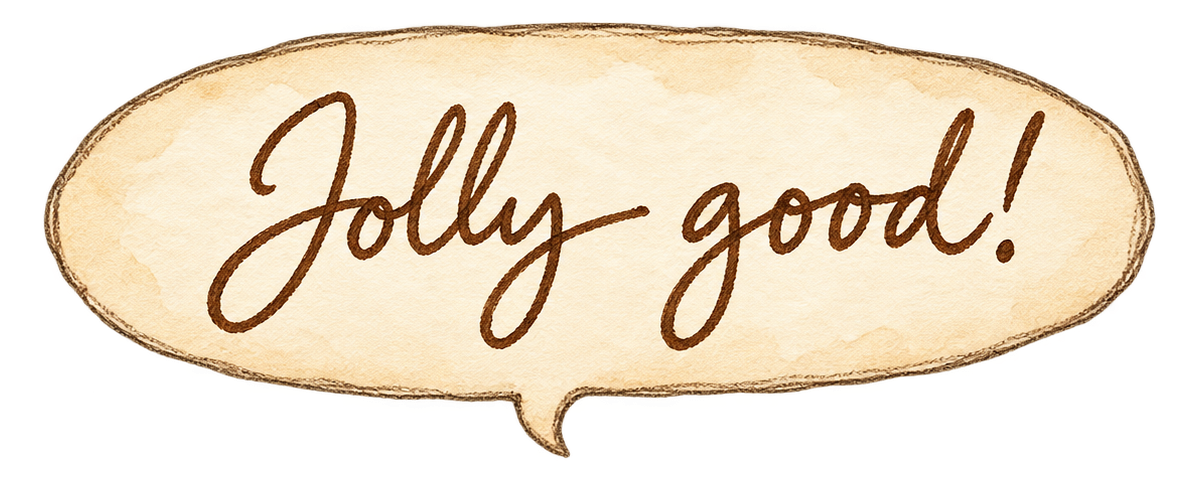
#> input picture design-system/aquarelles/bulle-jolly-good.png, 1200 x 480 px; its folder holds only this picture in this run
$ python bake-contours-cuisine.py
#> lines starting #> are read from the running program, lines starting #| are printed output that depends on the picture; after the words box and inside, x2 and y2 are one past the last pixel; in counts of white or black regions, pixels touching at a corner belong together
#!/usr/bin/env python3
"""Exporte les vrais contours des PNG d'aquarelles en chemins SVG normalisés (aucune image modifiée).

Silhouettes alpha d'abord (12 au maximum), puis quelques lignes intérieures longues issues des
gradients du dessin. Coordonnées normalisées 0..1, trois décimales, 200 points maximum par chemin.
Le runtime les révèle sur l'horloge existante, puis laisse venir les couleurs de l'original.
"""
from __future__ import annotations

import argparse
import json
from pathlib import Path

import numpy as np
from PIL import Image
from scipy import ndimage as ndi
from skimage import filters, measure, morphology

ROOT = Path(__file__).resolve().parents[1]
SOURCE = ROOT / "design-system/aquarelles"
SORTIE = ROOT / "src/components/Aquarelle/contours.json"
MAX_SILHOUETTES = 12
MAX_INTERIEURS = 6
MAX_POINTS = 200


def svg(points: np.ndarray, largeur: int, hauteur: int, ferme: bool) -> str:
    """Points (ligne,colonne) conservés dans leur ordre géométrique, simplifiés à environ un pixel."""
    tolerance = 1.0
    p = measure.approximate_polygon(points, tolerance=tolerance)
    while len(p) > MAX_POINTS:
        tolerance *= 1.25
        p = measure.approximate_polygon(points, tolerance=tolerance)
    if len(p) < 2:
        return ""
    p = np.clip(p / [hauteur, largeur], 0, 1)
    if ferme and np.linalg.norm(p[0] - p[-1]) < 1e-5:
        p = p[:-1]
    if len(p) < 2:
        return ""
    return " ".join(f"{'M' if i == 0 else 'L'}{x:.3f},{y:.3f}" for i, (y, x) in enumerate(p)) + (" Z" if ferme else "")


def silhouette(rgba: np.ndarray) -> list[np.ndarray]:
    alpha = ndi.gaussian_filter(rgba[..., 3].astype(float) / 255, 1.2)
    etiquettes, _ = ndi.label(alpha > .3)
    tailles = np.bincount(etiquettes.ravel())
    garde = tailles >= 40; garde[0] = False
    masque = garde[etiquettes]
    # Une marge d'un pixel ferme même un objet touchant le bord de son fichier.
    contours = [p - 1 for p in measure.find_contours(np.pad(masque, 1).astype(float), .5)]
    contours = [p for p in contours if len(p) >= 12 and np.hypot(*np.diff(p, axis=0).T).sum() >= 30]
    return sorted(contours, key=lambda p: -len(p))[:MAX_SILHOUETTES]


def interieurs(rgba: np.ndarray) -> list[np.ndarray]:
    dedans = ndi.binary_erosion(rgba[..., 3] > 100, iterations=7)
    if dedans.sum() < 100:
        return []
    rgb = rgba[..., :3].astype(float) / 255
    # La couleur hors alpha n'a pas de sens : elle ne doit créer aucun faux trait de découpe.
    peint = rgba[..., 3] > 20
    rgb = np.where(peint[..., None], rgb, rgb[peint].mean(axis=0))
    lisse = ndi.gaussian_filter(rgb, (2.5, 2.5, 0))
    gradient = np.sqrt(sum(ndi.sobel(lisse[..., c], 0) ** 2 + ndi.sobel(lisse[..., c], 1) ** 2 for c in range(3)))
    bas, haut = np.percentile(gradient[dedans], [90, 98])
    if haut < .01:
        return []
    sq = morphology.skeletonize(filters.apply_hysteresis_threshold(gradient, bas, haut) & dedans)
    voisins = np.ones((3, 3), np.uint8); voisins[1, 1] = 0
    degre = ndi.convolve(sq.astype(np.uint8), voisins, mode="constant")
    # Les jonctions séparent les tronçons ; jamais de raccourci reliant deux morceaux éloignés.
    morceaux, n = ndi.label(sq & (degre <= 2), structure=np.ones((3, 3)))
    tailles = np.bincount(morceaux.ravel(), minlength=n + 1)
    chemins = []
    for k in sorted(range(1, n + 1), key=lambda i: -tailles[i]):
        if tailles[k] < 40:
            break
        points = set(zip(*np.nonzero(morceaux == k)))
        voisins_de = lambda q: [(q[0] + dy, q[1] + dx) for dy in (-1, 0, 1) for dx in (-1, 0, 1)
                                if (dy or dx) and (q[0] + dy, q[1] + dx) in points]
        debut = min((p for p in points if len(voisins_de(p)) == 1), default=min(points))
        ligne, vus, p = [], set(), debut
        while p not in vus:
            ligne.append(p); vus.add(p)
            choix = [q for q in voisins_de(p) if q not in vus]
            if not choix:
                break
            p = min(choix)
        if len(ligne) >= 40:
            chemins.append(np.asarray(ligne, float))
        if len(chemins) >= MAX_INTERIEURS:
            break
    return chemins


def chemins(rgba: np.ndarray) -> list[str]:
    h, w = rgba.shape[:2]
    sortie = [svg(p, w, h, True) for p in silhouette(rgba)]
    sortie += [svg(p, w, h, False) for p in interieurs(rgba)]
    return [s for s in sortie if s]


def main() -> int:
    parser = argparse.ArgumentParser(description=__doc__)
    parser.add_argument("--only", help="Noms source séparés par des virgules (acteurs/bol, gateau…).")
    args = parser.parse_args()
    selection = set(args.only.split(",")) if args.only else None
    resultat = json.loads(SORTIE.read_text()) if selection and SORTIE.exists() else {}
    fichiers = sorted(SOURCE.rglob("*.png"))
    for fichier in fichiers:
        nom = fichier.relative_to(SOURCE).with_suffix("").as_posix()
        if selection is not None and nom not in selection:
            continue
        rgba = np.asarray(Image.open(fichier).convert("RGBA"))
#> rgba is the input picture: shape (480, 1200, 4); mean R, G, B, A 144.1, 130.6, 108.9, 153.8
        resultat[f"aquarelles/{nom}"] = chemins(rgba)
#> in silhouette, `etiquettes, _ = ndi.label(alpha > .3)`:
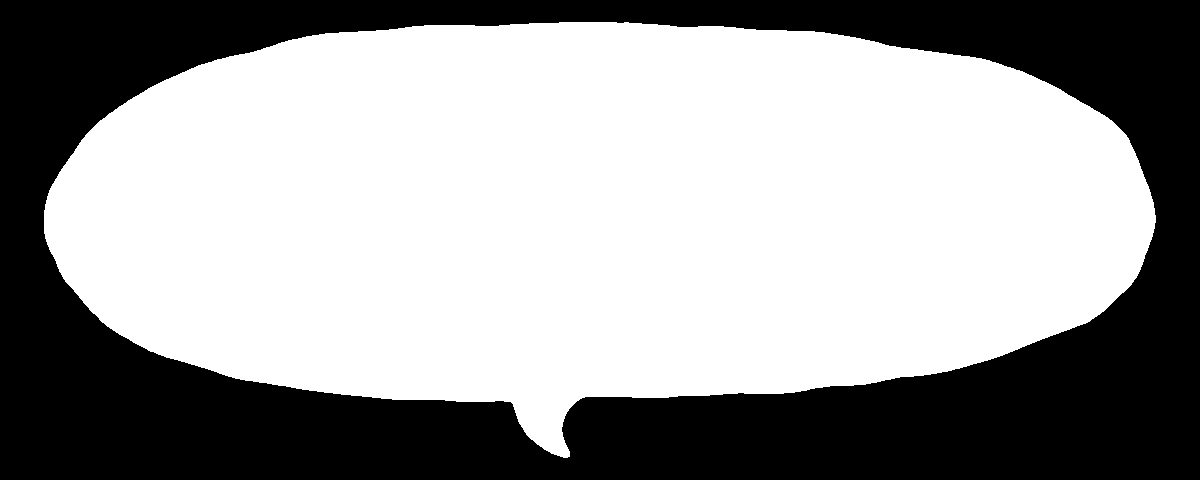
#> etiquettes: shape (480, 1200) int32; values 0 (black) and 1 (white), 61.2% white; 1 black region, box (x1, y1, x2, y2) and area: (0, 0, 1200, 480) 223458
#> in silhouette, `tailles = np.bincount(etiquettes.ravel())`: tailles = [223458, 352542]
#> in silhouette, `garde = tailles >= 40`: garde = [True, True]
#> in silhouette, `contours = [p - 1 for p in measure.find_contours(np.pad(masque, 1).ast..`: contours = 1 point arrays, longest 3125 points
#> in svg, `tolerance = 1.0`: tolerance = 1
#> in svg, `p = measure.approximate_polygon(points, tolerance=tolerance)`: p = 86 pairs, first value 21.5 to 457.5, second value 43.5 to 1155.5
#> after the loop in svg, `while len(p) > MAX_POINTS:`: tolerance = 1
#> in svg, `p = np.clip(p / [hauteur, largeur], 0, 1)`: p = 86 pairs, first value 0.0448 to 0.953, second value 0.0362 to 0.963
#> in svg, `p = p[:-1]`: p = 85 pairs, first value 0.0448 to 0.953, second value 0.0362 to 0.963
#> in chemins, `sortie = [svg(p, w, h, True) for p in silhouette(rgba)]`: sortie = 1 item
#> in interieurs, `rgb = rgba[..., :3].astype(float) / 255`:
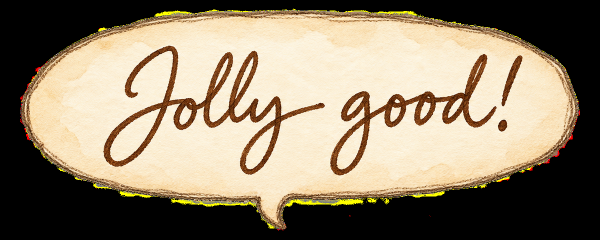
#> rgb: shape (480, 1200, 3) float64 (shown at 1/2 size); mean R, G, B 0.565, 0.512, 0.427
#> in interieurs, `rgb = np.where(peint[..., None], rgb, rgb[peint].mean(axis=0))`:
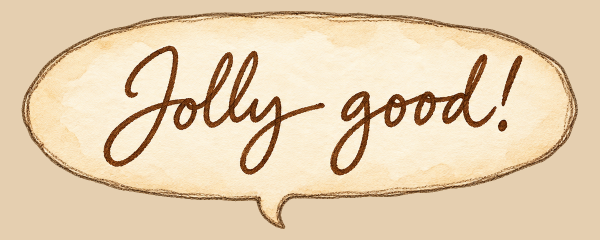
#> rgb: shape (480, 1200, 3) float64 (shown at 1/2 size); mean R, G, B 0.898, 0.814, 0.691
#> in interieurs, `lisse = ndi.gaussian_filter(rgb, (2.5, 2.5, 0))`:
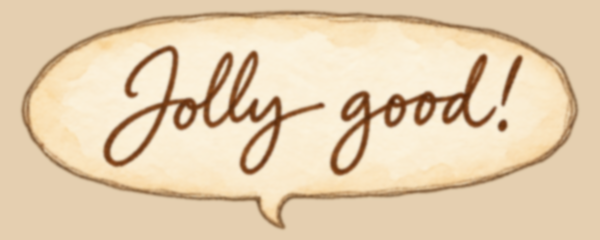
#> lisse: shape (480, 1200, 3) float64 (shown at 1/2 size); mean R, G, B 0.898, 0.814, 0.691
#> in interieurs, `gradient = np.sqrt(sum(ndi.sobel(lisse[..., c], 0) ** 2 + ndi.sobel(li..`:
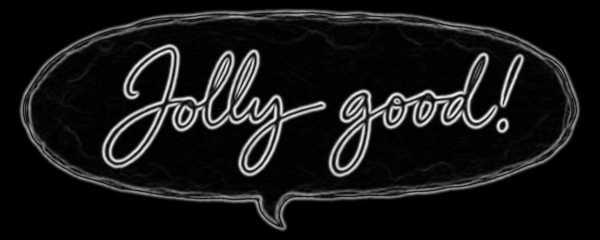
#> gradient: shape (480, 1200) float64 (shown at 1/2 size); min 0, max 1.63, mean 0.148; drawn with min black and max white
#> in interieurs, `bas, haut = np.percentile(gradient[dedans], [90, 98])`: bas = 0.789; haut = 1.4
#> in interieurs, `morceaux, n = ndi.label(sq & (degre <= 2), structure=np.ones((3, 3)))`:
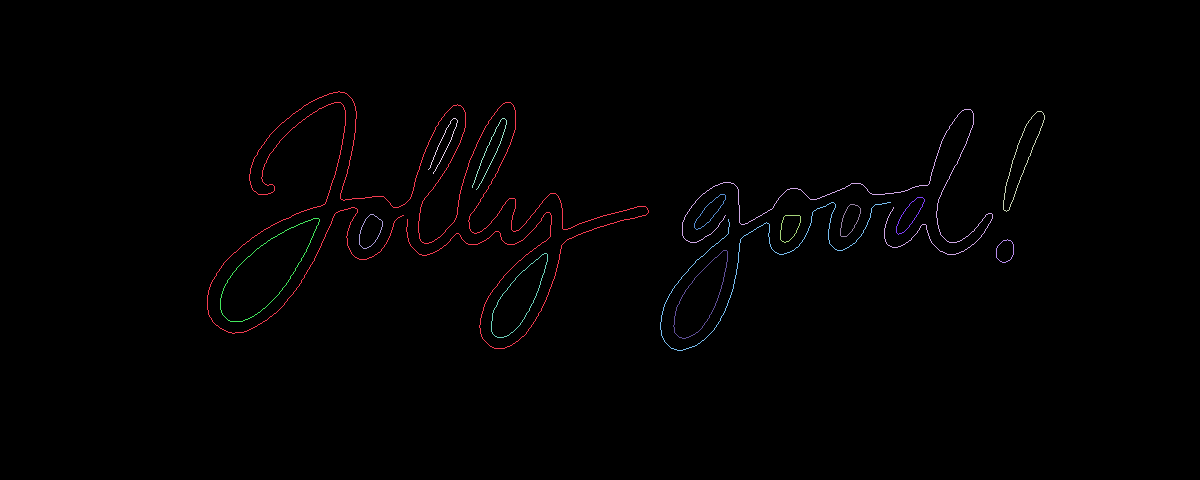
#> morceaux: shape (480, 1200) int32; 16 distinct labels, from 0 to 15; one colour per label, 0 black
#> in interieurs, `morceaux, n = ndi.label(sq & (degre <= 2), structure=np.ones((3, 3)))`: n = 15
#> in interieurs, `tailles = np.bincount(morceaux.ravel(), minlength=n + 1)`: tailles = [570840, 2311, 786, 206, 109, 143, 81, 83, 523, 75, 78, 72, 260, 57, 191, 185]
#> the loop in interieurs, `for k in sorted(range(1, n + 1), key=lambda i: -tailles[i]):` made 6 passes
#> k on passes 3 to 6: 8, 12, 3, 14
#> after the loop in interieurs, `for k in sorted(range(1, n + 1), key=lambda i: -tailles[i]):`: chemins = 6 point arrays, longest 2311 points
#> in svg (call 5), `p = measure.approximate_polygon(points, tolerance=tolerance)`: p = 19 rows, first 8: [218, 313], [218, 318], [221, 319], [251, 306], [276, 290], [278, 290], [293, 279], [308, 264]
#> in svg (call 5), `p = np.clip(p / [hauteur, largeur], 0, 1)`: p = 19 rows, first 8: [0.454, 0.261], [0.454, 0.265], [0.46, 0.266], [0.523, 0.255], [0.575, 0.242], [0.579, 0.242], [0.61, 0.233], [0.642, 0.22]
#> in svg (call 6), `p = measure.approximate_polygon(points, tolerance=tolerance)`: p = 14 rows, first 8: [111, 1037], [111, 1041], [113, 1043], [119, 1044], [177, 1020], [209, 1009], [211, 1006], [209, 1003]
#> in svg (call 6), `p = np.clip(p / [hauteur, largeur], 0, 1)`: p = 14 rows, first 8: [0.231, 0.864], [0.231, 0.868], [0.235, 0.869], [0.248, 0.87], [0.369, 0.85], [0.435, 0.841], [0.44, 0.838], [0.435, 0.836]
#> in svg (call 7), `p = measure.approximate_polygon(points, tolerance=tolerance)`: p = 14 rows, first 8: [250, 723], [251, 727], [267, 726], [300, 717], [317, 709], [332, 697], [338, 685], [337, 679]
#> in svg (call 7), `p = np.clip(p / [hauteur, largeur], 0, 1)`: p = 14 rows, first 8: [0.521, 0.603], [0.523, 0.606], [0.556, 0.605], [0.625, 0.598], [0.66, 0.591], [0.692, 0.581], [0.704, 0.571], [0.702, 0.566]
#> in chemins, `sortie += [svg(p, w, h, False) for p in interieurs(rgba)]`: sortie = 7 items
        print(f"{nom:34s} {len(resultat[f'aquarelles/{nom}']):2d} chemins", flush=True)
#| bulle-jolly-good                    7 chemins
    SORTIE.write_text(json.dumps(resultat, ensure_ascii=False, separators=(",", ":"), sort_keys=True) + "\n")
#> (the run stopped early here; a loop or call above may not have finished)

$ run again, on design-system/aquarelles/gaufres-liege.png
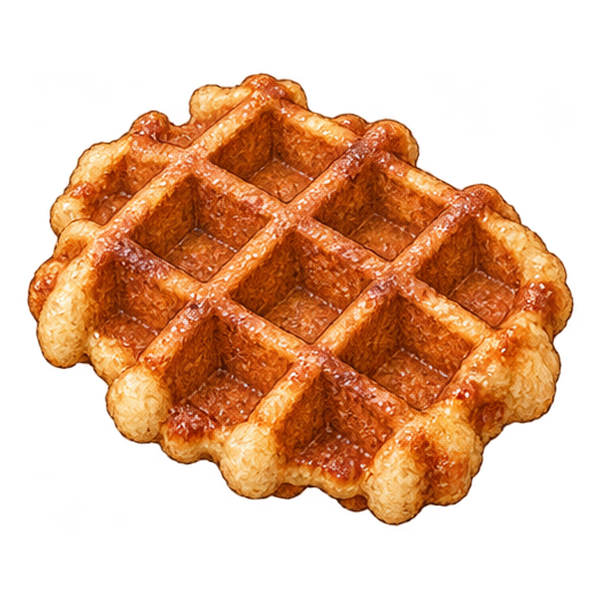
#> input picture design-system/aquarelles/gaufres-liege.png, 600 x 600 px
#> in main, rgba is the input picture: shape (600, 600, 4); mean R, G, B, A 97.7, 51.5, 21.6, 117.1
#> in silhouette, `etiquettes, _ = ndi.label(alpha > .3)`:
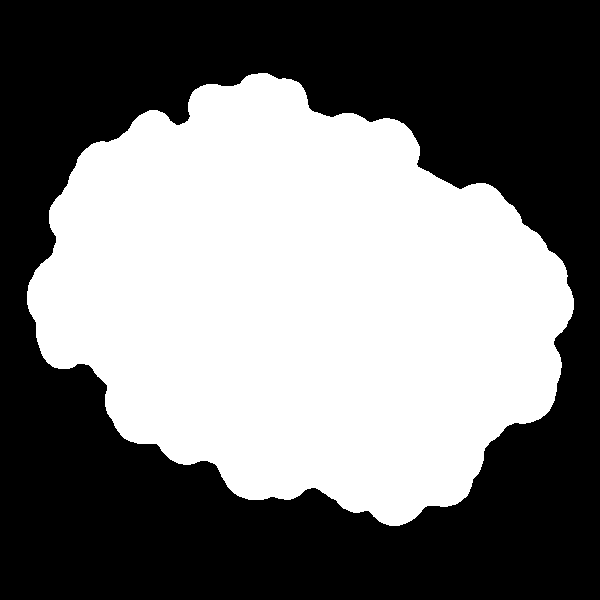
#> etiquettes: shape (600, 600) int32; values 0 (black) and 1 (white), 46.8% white; 1 white region, box (x1, y1, x2, y2) and area: (27, 73, 574, 526) 168349
#> in silhouette, `tailles = np.bincount(etiquettes.ravel())`: tailles = [191651, 168349]
#> garde = [True, True]
#> contours = 1 point arrays, longest 2169 points
#> in svg, `tolerance = 1.0`: tolerance = 1
#> in svg, `p = measure.approximate_polygon(points, tolerance=tolerance)`: p = 154 pairs, first value 72.5 to 525.5, second value 26.5 to 573.5
#> after the loop in svg, `while len(p) > MAX_POINTS:`: tolerance = 1
#> in svg, `p = np.clip(p / [hauteur, largeur], 0, 1)`: p = 154 pairs, first value 0.121 to 0.876, second value 0.0442 to 0.956
#> in svg, `p = p[:-1]`: p = 153 pairs, first value 0.121 to 0.876, second value 0.0442 to 0.956
#> in chemins, `sortie = [svg(p, w, h, True) for p in silhouette(rgba)]`: sortie = 1 item
#> dedans: shape (600, 600) bool; 43.6% white; 1 white region, box (x1, y1, x2, y2) and area: (34, 80, 567, 519) 156914
#> peint: shape (600, 600) bool; 46.8% white; 1 white region, box (x1, y1, x2, y2) and area: (27, 72, 574, 527) 168627
#> bas = 0.474; haut = 0.638
#> sq: shape (600, 600) bool; 0.7% white in thin lines or dots, all inside (x1, y1, x2, y2) = (36, 89, 552, 511)
#> in interieurs, `degre = ndi.convolve(sq.astype(np.uint8), voisins, mode="constant")`:
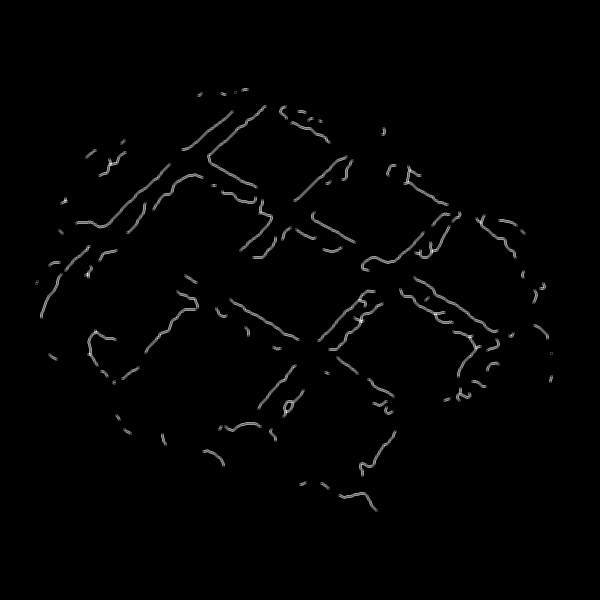
#> degre: shape (600, 600); min 0, max 5, mean 0.0558; drawn with min black and max white
#> morceaux: shape (600, 600) int32; 134 distinct labels, from 0 to 133
#> n = 133
#> in interieurs, `tailles = np.bincount(morceaux.ravel(), minlength=n + 1)`: tailles = 134 values, max 357555 at index 0, min 1 at index 2, mean 2686.6
#> the loop in interieurs, `for k in sorted(range(1, n + 1), key=lambda i: -tailles[i]):` made 6 passes
#> k on passes 1 to 6: 5, 19, 66, 50, 75, 80
#> after the loop in interieurs, `for k in sorted(range(1, n + 1), key=lambda i: -tailles[i]):`: chemins = 6 point arrays, longest 116 points
#> in svg (call 2), `p = measure.approximate_polygon(points, tolerance=tolerance)`: p = 14 rows, first 8: [106, 265], [118, 252], [119, 248], [125, 244], [128, 237], [141, 225], [155, 208], [161, 209]
#> in svg (call 2), `p = np.clip(p / [hauteur, largeur], 0, 1)`: p = 14 rows, first 8: [0.177, 0.442], [0.197, 0.42], [0.198, 0.413], [0.208, 0.407], [0.213, 0.395], [0.235, 0.375], [0.258, 0.347], [0.268, 0.348]
#> in svg (call 4), `p = measure.approximate_polygon(points, tolerance=tolerance)`: p = 14 rows, first 8: [277, 414], [280, 417], [282, 424], [287, 431], [295, 436], [298, 444], [302, 449], [303, 454]
#> in svg (call 4), `p = np.clip(p / [hauteur, largeur], 0, 1)`: p = 14 rows, first 8: [0.462, 0.69], [0.467, 0.695], [0.47, 0.707], [0.478, 0.718], [0.492, 0.727], [0.497, 0.74], [0.503, 0.748], [0.505, 0.757]
#> in chemins, `sortie += [svg(p, w, h, False) for p in interieurs(rgba)]`: sortie = 7 items
#| gaufres-liege                       7 chemins
